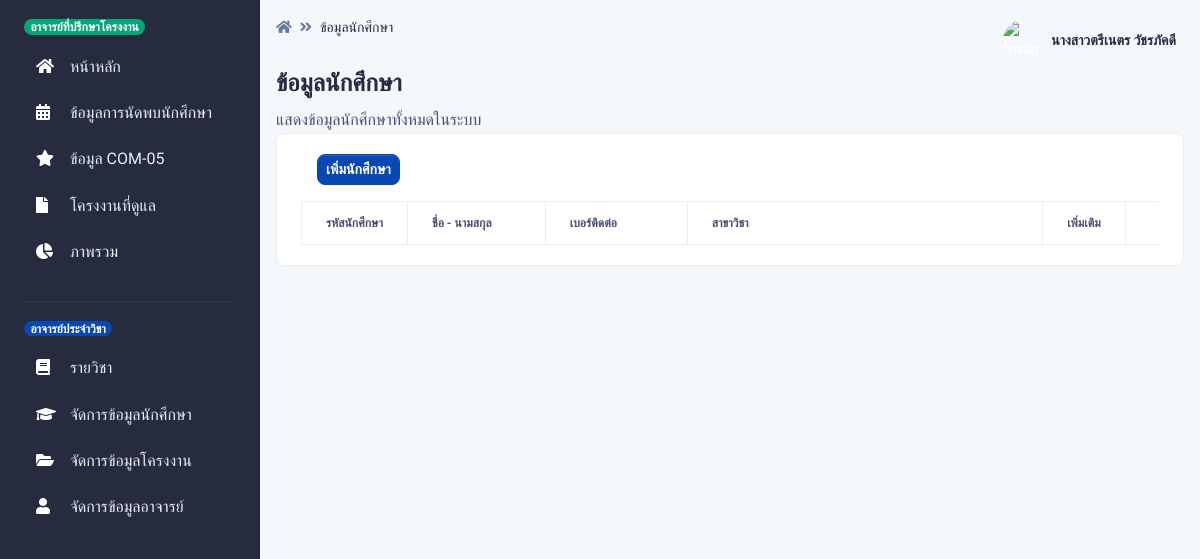
Page /pages/student_all/index.php (signed in) on the earlier database version.
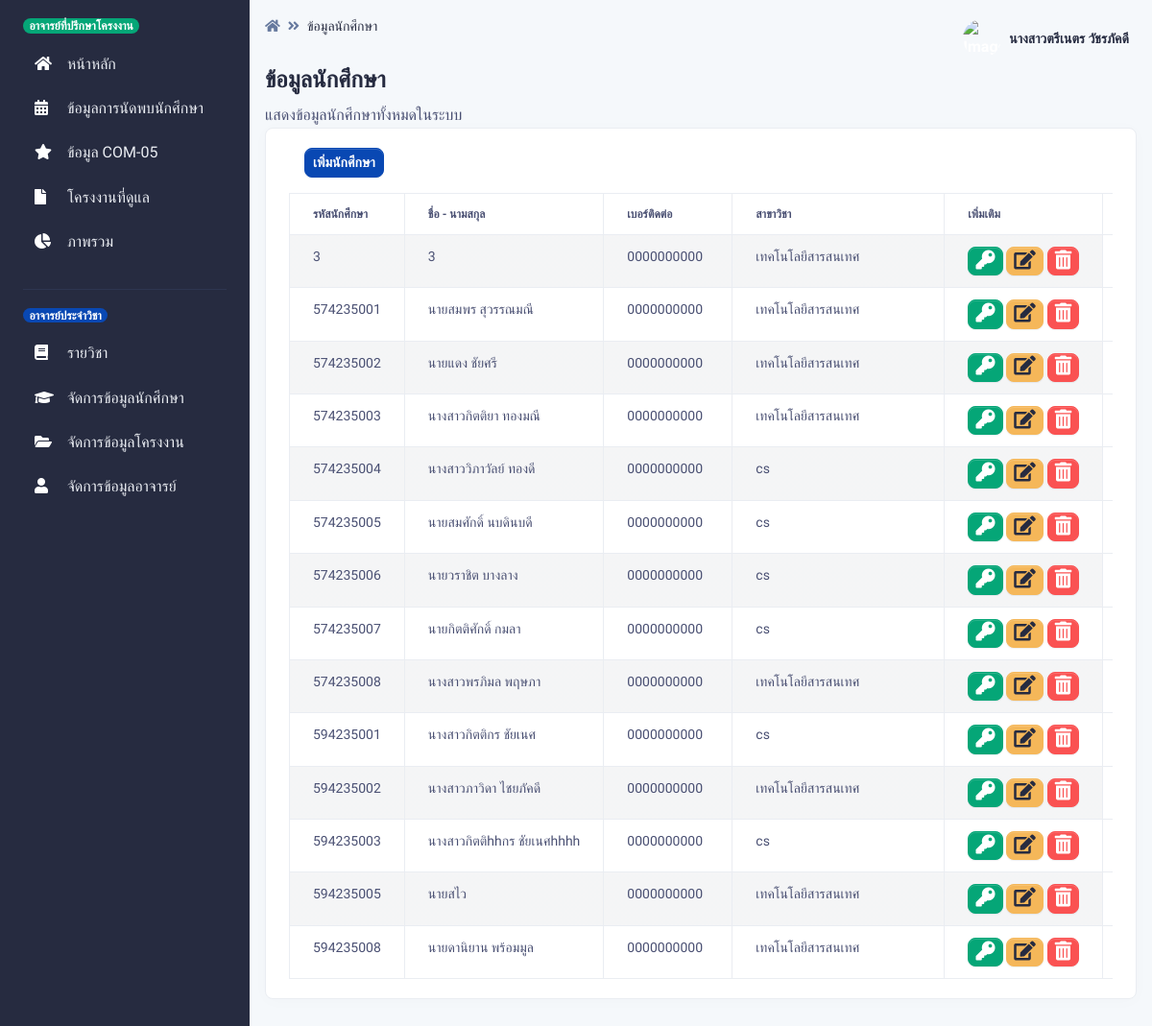
Same page on the later database version.
### tables this page shows
CREATE TABLE `student` (
  `student_id` int(15) NOT NULL,
  `student_name` varchar(255) NOT NULL,
  `student_major` int(2) NOT NULL,
  `student_phone` varchar(15) NOT NULL DEFAULT '0000000000',
  `student_email` varchar(255) NOT NULL,
  `student_password` varchar(255) NOT NULL,
  `student_photo` varchar(255) NOT NULL DEFAULT 'https://i.ibb.co/BVcPqGJ/profile-picture-2qq.jpg',
  `student_type` int(2) NOT NULL DEFAULT 1
);

CREATE TABLE `major` (
  `student_major_id` int(2) NOT NULL,
  `student_major_name` varchar(255) NOT NULL
);

### pages/student_all/index.php (the view, shortened to what the changed rows need)
<?php
if ($_SESSION["Teacherlevel"]=="2"){?>
<?php include '../../conn.php';
?>
<!DOCTYPE html>
<html lang="en">
<head>
    <link type="text/css" href="../../vendor/@fortawesome/fontawesome-free/css/all.min.css" rel="stylesheet">
    <link type="text/css" href="../../vendor/notyf/notyf.min.css" rel="stylesheet">
    <link type="text/css" href="../../css/volt.css" rel="stylesheet">
    <link rel="stylesheet" type="text/css" href="https://cdn.datatables.net/1.10.23/css/dataTables.bootstrap5.min.css">
</head>
<body>
    <main class="content">
        <div class="py-0">
            <div class="d-flex justify-content-between w-100 flex-wrap">
                <div class="mb-3 mb-lg-0">
                    <h1 class="h4">ข้อมูลนักศึกษา</h1>
                </div>
            </div>
        </div>
        <div class="card border-light shadow-sm mb-4">
            <div class="card-body">
            <div class="table-responsive">
            <table id="example" class="table table-striped table-bordered" width="100%" data-order="[[ 0, &quot;desc&quot; ]]" id="tableId">
                    <col style="width:5%">
                    <col style="width:17%">
                    <col style="width:18%">
                    <col style="width:50%">
                    <col style="width:5%">
                    <col style="width:5%">
                    <thead>
                    <tr>
                        <th>รหัสนักศึกษา</th>
                            <th>ชื่อ - นามสกุล</th>
                            <th>เบอร์ติดต่อ</th>
                            <th>สาขาวิชา</th>
                            <th>เพิ่มเติม</th>
                        </tr>
                    </thead>
                    <tbody>
                        <?php
					$sql = "SELECT
                    student.student_id,
                    student.student_name,
                    student.student_major,
                    student.student_phone,
                    major.student_major_name,
                    student.student_email
                    FROM
                    student
                    INNER JOIN major ON student.student_major = major.student_major_id;
                    ";
					$result = $con->query($sql);
					if ($result->num_rows > 0) {
						while($row = $result->fetch_assoc()) {
                            echo '<tr>
                                <td>'. $row["student_id"].'</td>
                                <td>'. $row["student_name"].'</td>
                                <td>'. $row["student_phone"].'</td>
                                <td>'. $row["student_major_name"].'</td>
                                <td>
                                <a type="button" href="javascript: setpass_student(' . $row["student_id"].')"
                                class="btn btn-success btn-xs"
                               >
                                <span class="icon icon-sm">
                                    <span class="fas fa-key"></span>
                                </span>
                            </a>
                                        <a type="button" href="student_edit.php?act=edit&ID=' . $row["student_id"].'"
                                        class="btn btn-warning btn-xs"
                                       >
                                        <span class="icon icon-sm">
                                            <span class="fas fa-edit icon-dark"></span>
                                        </span>
                                    </a>
                                    <a type="button" href="javascript: delete_teacher(' . $row["student_id"].')"
                                        class="btn btn-danger btn-xs"
                                       >
                                        <span class="icon icon-sm">
                                            <span class="fas fa-trash-alt icon-dark"></span>
                                        </span>
                                    </a>
                                </td>
                            </tr>';
						}
					}
					?>
                    </tbody>
                </table>
            </div>
        </div>
        </div>
    </main>
</body>
</html>
<?php }else{
Header("Location: ../404/404.php");
    }
    ?>

Differences in the rows shown:
added student: student_id "3", student_name "3", student_phone "0000000000", student_major.student_major_name "เทคโนโลยีสารสนเทศ"
added student: student_id "574235001", student_name "นายสมพร สุวรรณมณี", student_phone "0000000000", student_major.student_major_name "เทคโนโลยีสารสนเทศ"
added student: student_id "574235002", student_name "นายแดง ชัยศรี", student_phone "0000000000", student_major.student_major_name "เทคโนโลยีสารสนเทศ"
added student: student_id "574235003", student_name "นางสาวกิตติยา ทองมณี", student_phone "0000000000", student_major.student_major_name "เทคโนโลยีสารสนเทศ"
added student: student_id "574235004", student_name "นางสาววิภาวัลย์ ทองดี", student_phone "0000000000", student_major.student_major_name "cs"
added student: student_id "574235005", student_name "นายสมศักดิ์ นบดินบดี", student_phone "0000000000", student_major.student_major_name "cs"
added student: student_id "574235006", student_name "นายวราชิต บางลาง", student_phone "0000000000", student_major.student_major_name "cs"
added student: student_id "574235007", student_name "นายกิตติศักดิ์ กมลา", student_phone "0000000000", student_major.student_major_name "cs"
added student: student_id "574235008", student_name "นางสาวพรภิมล พฤษภา", student_phone "0000000000", student_major.student_major_name "เทคโนโลยีสารสนเทศ"
added student: student_id "594235001", student_name "นางสาวกิตติกร ชัยเนศ", student_phone "0000000000", student_major.student_major_name "cs"
added student: student_id "594235002", student_name "นางสาวภาวิดา ไชยภัคดี", student_phone "0000000000", student_major.student_major_name "เทคโนโลยีสารสนเทศ"
added student: student_id "594235003", student_name "นางสาวกิตติhhกร ชัยเนศhhhh", student_phone "0000000000", student_major.student_major_name "cs"
added student: student_id "594235005", student_name "นายสไว", student_phone "0000000000", student_major.student_major_name "เทคโนโลยีสารสนเทศ"
added student: student_id "594235008", student_name "นายดานิยาน พร้อมมูล", student_phone "0000000000", student_major.student_major_name "เทคโนโลยีสารสนเทศ"
